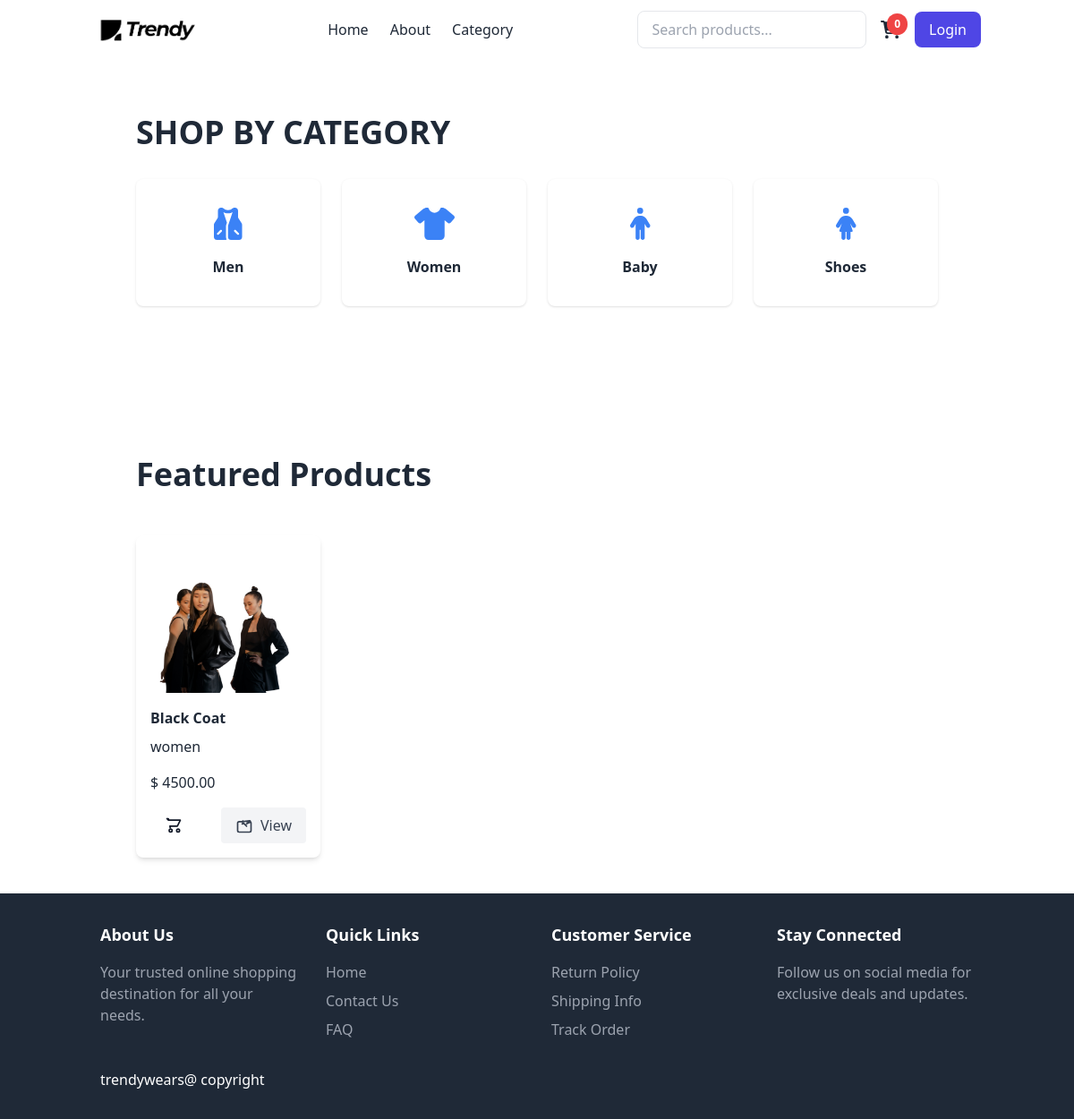
Page /category/women on the committed database.
### store/models.py (models this page shows, shortened)
class Product(models.Model):
    name=models.CharField(max_length=100)
    price=models.DecimalField(default=0,decimal_places=2,max_digits=6)
    Category=models.ForeignKey(Category,on_delete=models.CASCADE,default=1)
    description=models.CharField(max_length=250,default='',blank=True,null=True)
    image=models.ImageField(upload_to='uploads/product/')
    is_sale=models.BooleanField(default=False)
    sale_price=models.DecimalField(default=0,decimal_places=2,max_digits=6)
    created_at = models.DateField(default=timezone.now)  # Using timezone.now() here
    @property
    def is_new(self):
        return timezone.now().date() - self.created_at <= timedelta(days=7)

class Category(models.Model):
    name = models.CharField(max_length=50)  # Category name (max 50 chars)
    def __str__(self):
        return self.name  # Returns category name as string
    class Meta:
        verbose_name_plural = 'categories'  # Admin plural name

### store/views.py (the view)
# urls.py: path('category/<str:foo>',views.category_page, name='category'),
def category_page(request, foo):
    category_name = foo.replace('-', ' ')
    try:
        category = get_object_or_404(Category, name__iexact=category_name)
        products = Product.objects.filter(Category=category)
        return render(request, 'category.html', {
            'products': products,  # List of products in the selected category
            'category': category   # The current category being viewed
        })
    except Category.DoesNotExist:
        messages.error(request, "The category you are looking for does not exist.")
        return redirect('home')  # Redirect to the home page

### cart/context_processors.py (called while the page is built)
def cart(request):
    return{'cart':Cart(request)}

### store/templates/category.html (shortened to what this page needs)
{% extends "base.html" %}
{% load static %}
{% block content %}
    <section id="categories" class="relative bg-white text-gray-800 py-32">
        <div class="container mx-auto px-8 lg:px-16">
            <div class="text-left mb-8">
                <h2 class="text-l font-bold text-gray-800 sm:text-4xl uppercase">Shop by Category</h2>
            </div>
            <div class="grid grid-cols-2 md:grid-cols-4 gap-6">
                <a href="{% url 'category' 'men' %}" class="block">
                    <div class="bg-white p-8 rounded-lg shadow hover:shadow-lg transition-shadow text-center">
                        <i class="fas fa-vest text-4xl text-blue-500 mb-4"></i>
                        <h3 class="font-semibold text-gray-800">Men</h3>
                    </div>
                </a>
                <a href="{% url 'category' 'women' %}" class="block">
                    <div class="bg-white p-8 rounded-lg shadow hover:shadow-lg transition-shadow text-center">
                        <i class="fas fa-tshirt text-4xl text-blue-500 mb-4"></i>
                        <h3 class="font-semibold text-gray-800">Women</h3>
                    </div>
                </a>
                <a href="{% url 'category' 'baby' %}" class="block">
                    <div class="bg-white p-8 rounded-lg shadow hover:shadow-lg transition-shadow text-center">
                        <i class="fas fa-male text-4xl text-blue-500 mb-4"></i>
                        <h3 class="font-semibold text-gray-800">Baby</h3>
                    </div>
                </a>
                <a href="{% url 'category' 'shoes' %}" class="block">
                    <div class="bg-white p-8 rounded-lg shadow hover:shadow-lg transition-shadow text-center">
                        <i class="fas fa-female text-4xl text-blue-500 mb-4"></i>
                        <h3 class="font-semibold text-gray-800">Shoes</h3>
                    </div>
                </a>
            </div>
        </div>
    </section>
    <section id="products" class="relative bg-white text-gray-800 py-10">
        <div class="container mx-auto px-8 lg:px-16">
            <div class="text-left mb-12">
                <h2 class="text-xl font-bold text-gray-800 sm:text-4xl">Featured Products</h2>
            </div>
            <div class="grid md:grid-cols-4 gap-6" id="featuredProducts">
                {% for product in products %}
                    <div class="bg-white p-4 rounded-lg shadow-md product-hover relative">
                        <img src="{{ product.image.url }}" alt="{{ product.name }}" class="w-full h-40 object-cover mb-4 rounded">
                        <h3 class="font-bold text-l mb-2">{{ product.name }}</h3>
                        <p class="text-gray-800 mb-4">{{ product.Category }}</p>
                        <p class="text-gray-800 mb-4">$ {{ product.price }}</p>
                        <div class="flex justify-between items-center">
                            <button
                                class="text-gray-900 px-4 py-2 rounded hover:text-blue-600 flex items-center gap-2"
                                onclick="addToCart('{{ product.id }}')">
                                <svg xmlns="http://www.w3.org/2000/svg" class="h-5 w-5" fill="none" viewBox="0 0 24 24" stroke="currentColor">
                                    <path stroke-linecap="round" stroke-linejoin="round" stroke-width="2" d="M3 3h2l.4 2M7 13h10l4-8H5.4m-.4 0L3 3m4 10l.4 2m.6 6a2 2 0 100-4 2 2 0 000 4zm10 0a2 2 0 100-4 2 2 0 000 4z" />
                                </svg>
                            </button>
                            <a
                                href="/product/{{ product.id }}"
                                class="bg-gray-100 text-gray-700 px-4 py-2 rounded hover:bg-gray-200 flex items-center gap-2">
                                View
                            </a>
                        </div>
                    </div>
                {% endfor %}
            </div>
        </div>
    </section>
{% endblock %}

### rows in the picture
Product: image (picture), name "Black Coat", Category "women", price "4500.00"

### other values in the picture
{{ cart_item_count|default:0 }} "0"
